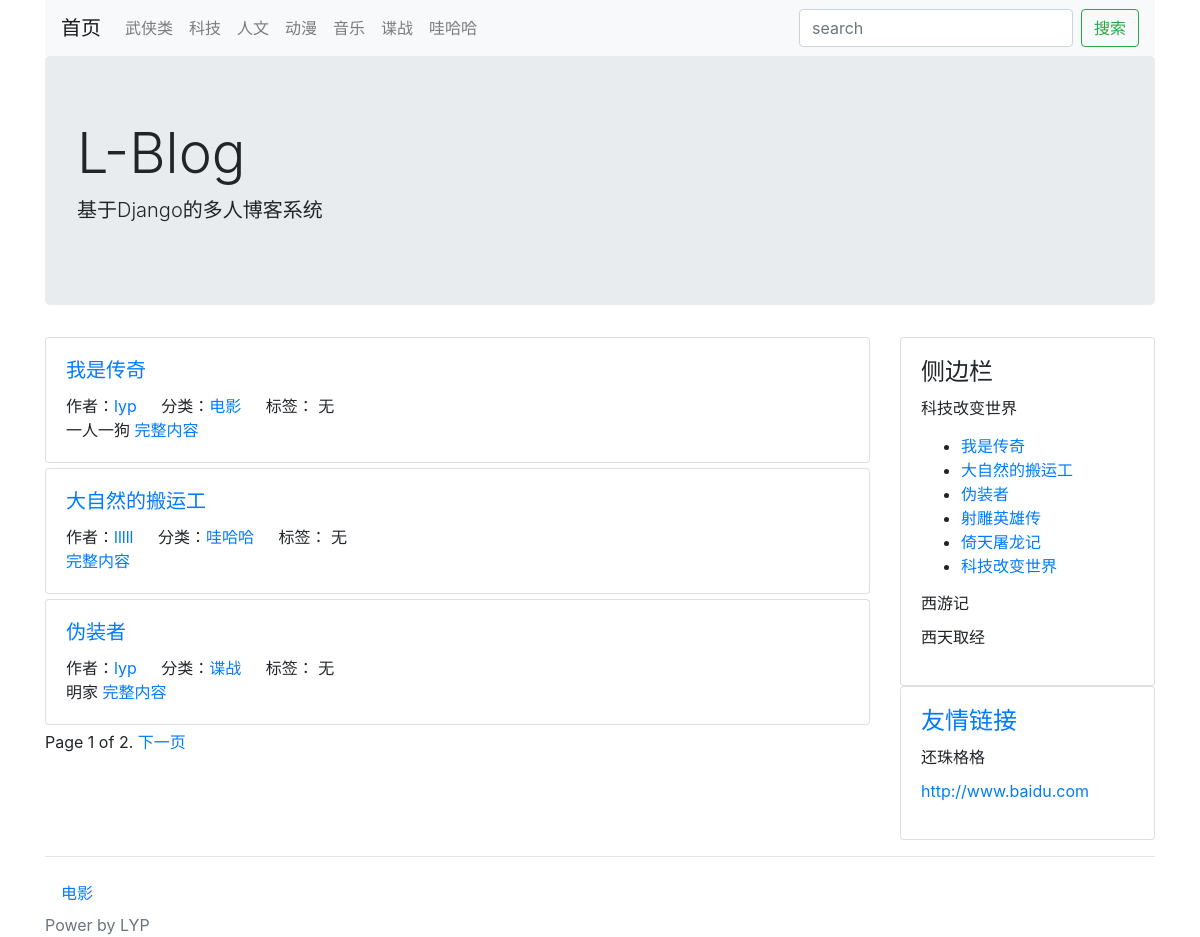
The app's page /, older data.
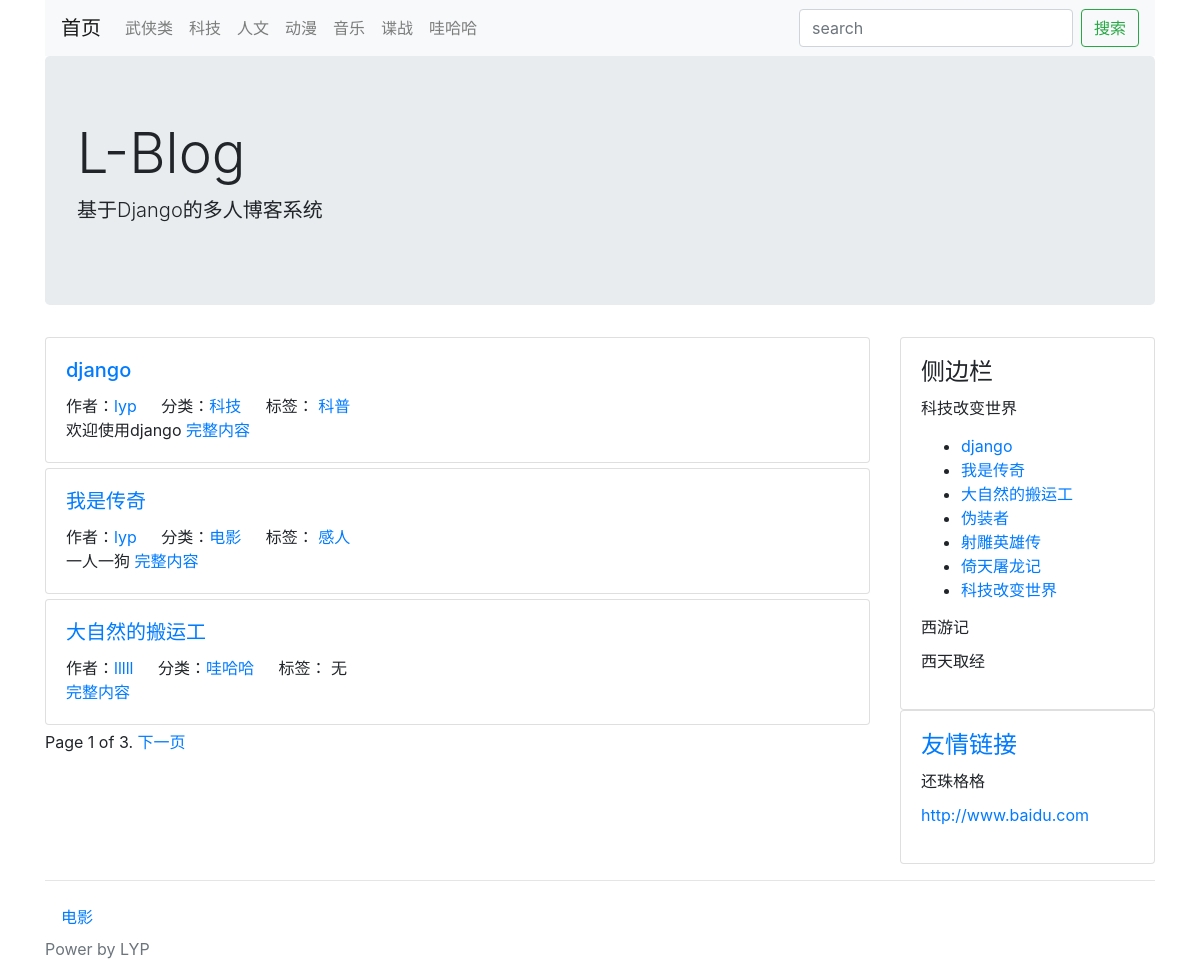
The same page, newer data.
### blog/models.py (models this page shows, shortened)
class Category(models.Model):
    STATUS_NORMAL = 1
    STATUS_DELETE = 0
    STATUS_ITEMS = (
        (STATUS_NORMAL, '正常'),
        (STATUS_DELETE, '删除'),
    )
    name = models.CharField(max_length=50, verbose_name='名称')
    status = models.PositiveIntegerField(choices=STATUS_ITEMS, default=STATUS_NORMAL, verbose_name='状态')
    created_time = models.DateTimeField(auto_now_add=True, verbose_name='创建时间')
    is_nav = models.BooleanField(default=False, verbose_name='是否为导航')
    owner = models.ForeignKey(User, on_delete=models.CASCADE, verbose_name='作者')
    @classmethod
    def get_navs(cls):
        categories=Category.objects.filter(status=cls.STATUS_NORMAL)
        nav_categories=[]
        normal_categories=[]
        for cate in categories:
            if cate.is_nav:
                nav_categories.append(cate)
            else:
                normal_categories.append(cate)
        return {
            'nav':nav_categories,
            'normal':normal_categories
        }
    def __str__(self):
        return self.name
    class Meta:
        verbose_name = verbose_name_plural = '分类'

class Post(models.Model):
    STATUS_NORMAL = 1
    STATUS_DELETE = 0
    STATUS_DRAFT = 2
    STATUS_ITEMS = (
        (STATUS_NORMAL, '正常'),
        (STATUS_DELETE, '删除'),
        (STATUS_DRAFT, '草稿'),
    )
    title = models.CharField(max_length=255, verbose_name='标题')
    description = models.CharField(max_length=1024, blank=True, verbose_name='摘要')
    content = models.TextField(verbose_name='正文', help_text='正文必须为Markdown格式')
    status = models.PositiveIntegerField(choices=STATUS_ITEMS, default=STATUS_NORMAL, verbose_name='状态')
    created_time = models.DateTimeField(auto_now_add=True, verbose_name='创建时间')
    updated_time = models.DateTimeField(auto_now=True, verbose_name='更新时间')
    category = models.ForeignKey(Category, on_delete=models.CASCADE, verbose_name='分类')
    tags = models.ManyToManyField(Tag, verbose_name='标签')
    owner = models.ForeignKey(User, on_delete=models.CASCADE, verbose_name='作者')
    pv=models.PositiveIntegerField(default=1)
    uv=models.PositiveIntegerField(default=1)
    @classmethod
    def latest_posts(cls):
        queryset=cls.objects.filter(status=Post.STATUS_NORMAL)
        return queryset
    def __str__(self):
        return self.title
    class Meta:
        verbose_name = verbose_name_plural = '文章'
        ordering = ['-id']

class Tag(models.Model):
    STATUS_NORMAL = 1
    STATUS_DELETE = 0
    STATUS_ITEMS = (
        (STATUS_NORMAL, '正常'),
        (STATUS_DELETE, '删除'),
    )
    name = models.CharField(max_length=10, verbose_name='名称')
    status = models.PositiveIntegerField(choices=STATUS_ITEMS, verbose_name='状态')
    created_time = models.DateTimeField(auto_now_add=True, verbose_name='创建时间')
    owner = models.ForeignKey(User, on_delete=models.CASCADE, verbose_name='作者')
    class Meta:
        verbose_name = verbose_name_plural = "标签"

### config/models.py (models this page shows)
class SideBar(models.Model):
    STATUS_SHOW=1
    STATUS_HIDE=0
    STATUS_ITEMS=(
        (STATUS_SHOW,'展示'),
        (STATUS_HIDE,'隐藏'),
    )
    DISPLAY_HTML=1
    DISPLAY_LATEST=2
    DISPLAY_HOT=3
    DISPLAY_COMMENT=4
    SIDE_TYPE=(
        (DISPLAY_HTML,"HTML"),
        (DISPLAY_LATEST,"最新文章"),
        (DISPLAY_HOT,"最热文章"),
        (DISPLAY_COMMENT,"最近评论"),
    )
    title=models.CharField(max_length=50,verbose_name='标题')
    display_type=models.PositiveIntegerField(default=1,choices=SIDE_TYPE,verbose_name='展示类型')
    content=models.CharField(max_length=500,blank=True,verbose_name='内容',help_text='如果设置的不是HTML类型，可为空')
    status= models.PositiveIntegerField(default=STATUS_SHOW,choices=STATUS_ITEMS,verbose_name='状态')
    created_time=models.DateTimeField(auto_now_add=True,verbose_name='创建时间')
    owner=models.ForeignKey(User,on_delete=models.CASCADE,verbose_name='作者')
    @property
    def content_html(self):
        from blog.models import Post
        from comment.models import Comment
        result=''
        if self.display_type==self.DISPLAY_HTML:
            result=self.content
        elif self.display_type==self.DISPLAY_LATEST:
            context={
                'posts':Post.latest_posts()
            }
            result=render_to_string('config/blocks/sidebar_posts.html',context=context)
        elif self.display_type==self.DISPLAY_HOT:
            context={
                'posts':Post.hot_post()
            }
            result=render_to_string('config/blocks/sidebar_posts.html',context=context)
        elif self.display_type==self.DISPLAY_COMMENT:
            context={
                'comments':Comment.objects.filter(status=Comment.STATUS_NORMAL)
            }
            result=render_to_string('config/blocks/sidebar_comment.html',context=context)
        return result
    @classmethod
    def get_all(cls):
        return cls.objects.filter(status=SideBar.STATUS_SHOW)
    def __str__(self):
        return self.title
    class Meta:
        verbose_name=verbose_name_plural='侧边栏'

class Link(models.Model):
    STATUS_NORMAL=1
    STATUS_DELETE=0
    STATUS_ITEMS=(
        (STATUS_NORMAL,'正常'),
        (STATUS_DELETE,'删除'),
    )
    title=models.CharField(max_length=50,verbose_name='标题')
    href=models.URLField(verbose_name='链接')
    status=models.PositiveIntegerField(choices=STATUS_ITEMS,default=STATUS_NORMAL,verbose_name='状态')
    created_time=models.DateTimeField(auto_now_add=True,verbose_name='创建时间')
    weight=models.PositiveIntegerField(default=1,choices=zip(range(1,6),range(1,6)),verbose_name='权重',help_text='权重高展示顺序靠前')
    owner=models.ForeignKey(User,on_delete=models.CASCADE,verbose_name='作者')
    def __str__(self):
        return self.title
    class Meta:
        verbose_name=verbose_name_plural='友链'

### blog/views.py (the view)
# urls.py: path('', IndexView.as_view(), name="index"),
class IndexView(CommonViewMixin, ListView):
    queryset = Post.latest_posts()
    paginate_by = 3
    context_object_name = 'post_list'
    template_name = 'blog/list.html'

### blog/views.py (called while the page is built)
    def get_context_data(self, **kwargs):
        context = super().get_context_data(**kwargs)
        context.update({
            'sidebar': SideBar.get_all()
        })
        context.update({
            'link_list': Link.objects.filter(status=Link.STATUS_NORMAL)
        })
        context.update(Category.get_navs())
        print(context)
        return context

### myblog/themes/bootstrap/templates/blog/list.html (shortened to what this page needs)
{% extends './base.html' %}
{% block main %}
    {% for post in post_list %}
        <div class="card post">
            <div class="card-body">
                <h5 class="card-title"><a href="{% url 'post' post_id=post.id %}">{{ post.title }}</a></h5>
                <span class="card-link">作者：<a href="{% url 'author' author_id=post.owner.id %}">{{ post.owner.username }}</a></span>
                <span class="card-link">分类：<a href="{% url 'category' category_id=post.category.id %}">{{ post.category.name }}</a></span>
                <span class="card-link">标签：
                    {% for tag in post.tags.all %}
                        <a href="{% url 'tag' tag.id %}">{{ tag.name }}</a>
                        {% empty %}
                            无
                    {% endfor %}
                </span>
                <p class="card-text">{{ post.description }} <a href="{% url 'post' post_id=post.id %}">完整内容</a></p>
            </div>
        </div>
    {% endfor %}
    {% if page_obj %}
        Page {{ page_obj.number }} of {{ paginator.num_pages }}.
        {% if page_obj.has_next %}
            <a href="?page={{ page_obj.next_page_number }}">下一页</a>
        {% endif %}
    {% endif %}
{% endblock %}

### myblog/themes/bootstrap/templates/blog/base.html (shortened to what this page needs)
<!DOCTYPE html>
<html lang="en">
<head>
    <link rel="stylesheet" href="https://cdn.bootcss.com/bootstrap/4.0.0/css/bootstrap.css">
</head>
<body>
<div class="container head">
    <nav class="navbar navbar-expand-lg navbar-light bg-light">
        <a class="navbar-brand" href="/">首页</a>
        <div class="collapse navbar-collapse" id="navbarSupportedContent">
            <ul class="navbar-nav mr-auto">
                {% for na in nav %}
                    <li class="nav-item">
                        <a class="nav-link" href="{% url 'category' na.id %}">{{ na.name }}</a>
                    </li>
                {% endfor %}
            </ul>
            <form class="form-inline my-2 my-lg-0" action="/search/" method="get">
                <input type="search" class="form-control mr-sm-2" placeholder="search" aria-label="Search"
                       value="{{ keyword }}">
                <button class="btn btn-outline-success" type="submit">搜索</button>
            </form>
        </div>
    </nav>
    <div class="jumbotron">
        <h1 class="display-4">L-Blog</h1>
        <p class="lead">基于Django的多人博客系统</p>
    </div>
</div>
<div class="container main">
    <div class="row">
        <div class="col-9 post-list">
            {% block main %}
            {% endblock %}
        </div>
        <div class="col-3">
            <div class="card sidebar">
                <div class="card-body">
                <h4 class="card-title">侧边栏</h4>
                    {% block sidebar %}
                        {% for side in sidebar %}
                            <h6 class="card-title">{{ side.title }}</h6>
                            <p>{{ side.content_html }}</p>
                        {% endfor %}
                    {% endblock %}
                </div>
            </div>
            <div class="card link">
                <div class="card-body">
                <h4 class="card-title"><a href="{% url 'link' %}">友情链接</a></h4>
                    {% block link %}
                        {% for link in link_list %}
                            <h6 class="card-title">{{ link.title }}</h6>
                            <p><a href="{{ link.href }}">{{ link.href }}</a></p>
                        {% endfor %}
                    {% endblock %}
                </div>
            </div>
        </div>
    </div>
</div>
{% block footer %}
    <div class="container">
        <hr/>
        <nav class="nav category">
            {% for nor in normal %}
                <a href="{% url 'category' nor.id %}" class="nav-link">{{ nor.name }}</a>
            {% endfor %}
        </nav>
    </div>
    <div class="container power">
        <span class="text-muted">Power by LYP</span>
    </div>
{% endblock %}
</body>
</html>

### myblog/themes/bootstrap/templates/config/blocks/sidebar_posts.html
<ul>
    {% for post in posts %}
        <li><a href="{% url 'post' post.id %}">{{ post.title }}</a></li>
    {% endfor %}
</ul>

Row changes from the older to the newer data that the page shows:
no longer on one of the page's lists (row unchanged): Post: title "伪装者", owner.username "lyp", category.name "谍战", description "明家"
added Post: title "django", owner.username "lyp", category.name "科技", description "欢迎使用django"
now on this page (row unchanged): Tag: name "科普", shown under "django"
changed Post "我是传奇": gains Tag (name "感人"); no longer shows "无"
Text that changed along with them:
{{ paginator.num_pages }}: "2" → "3"
